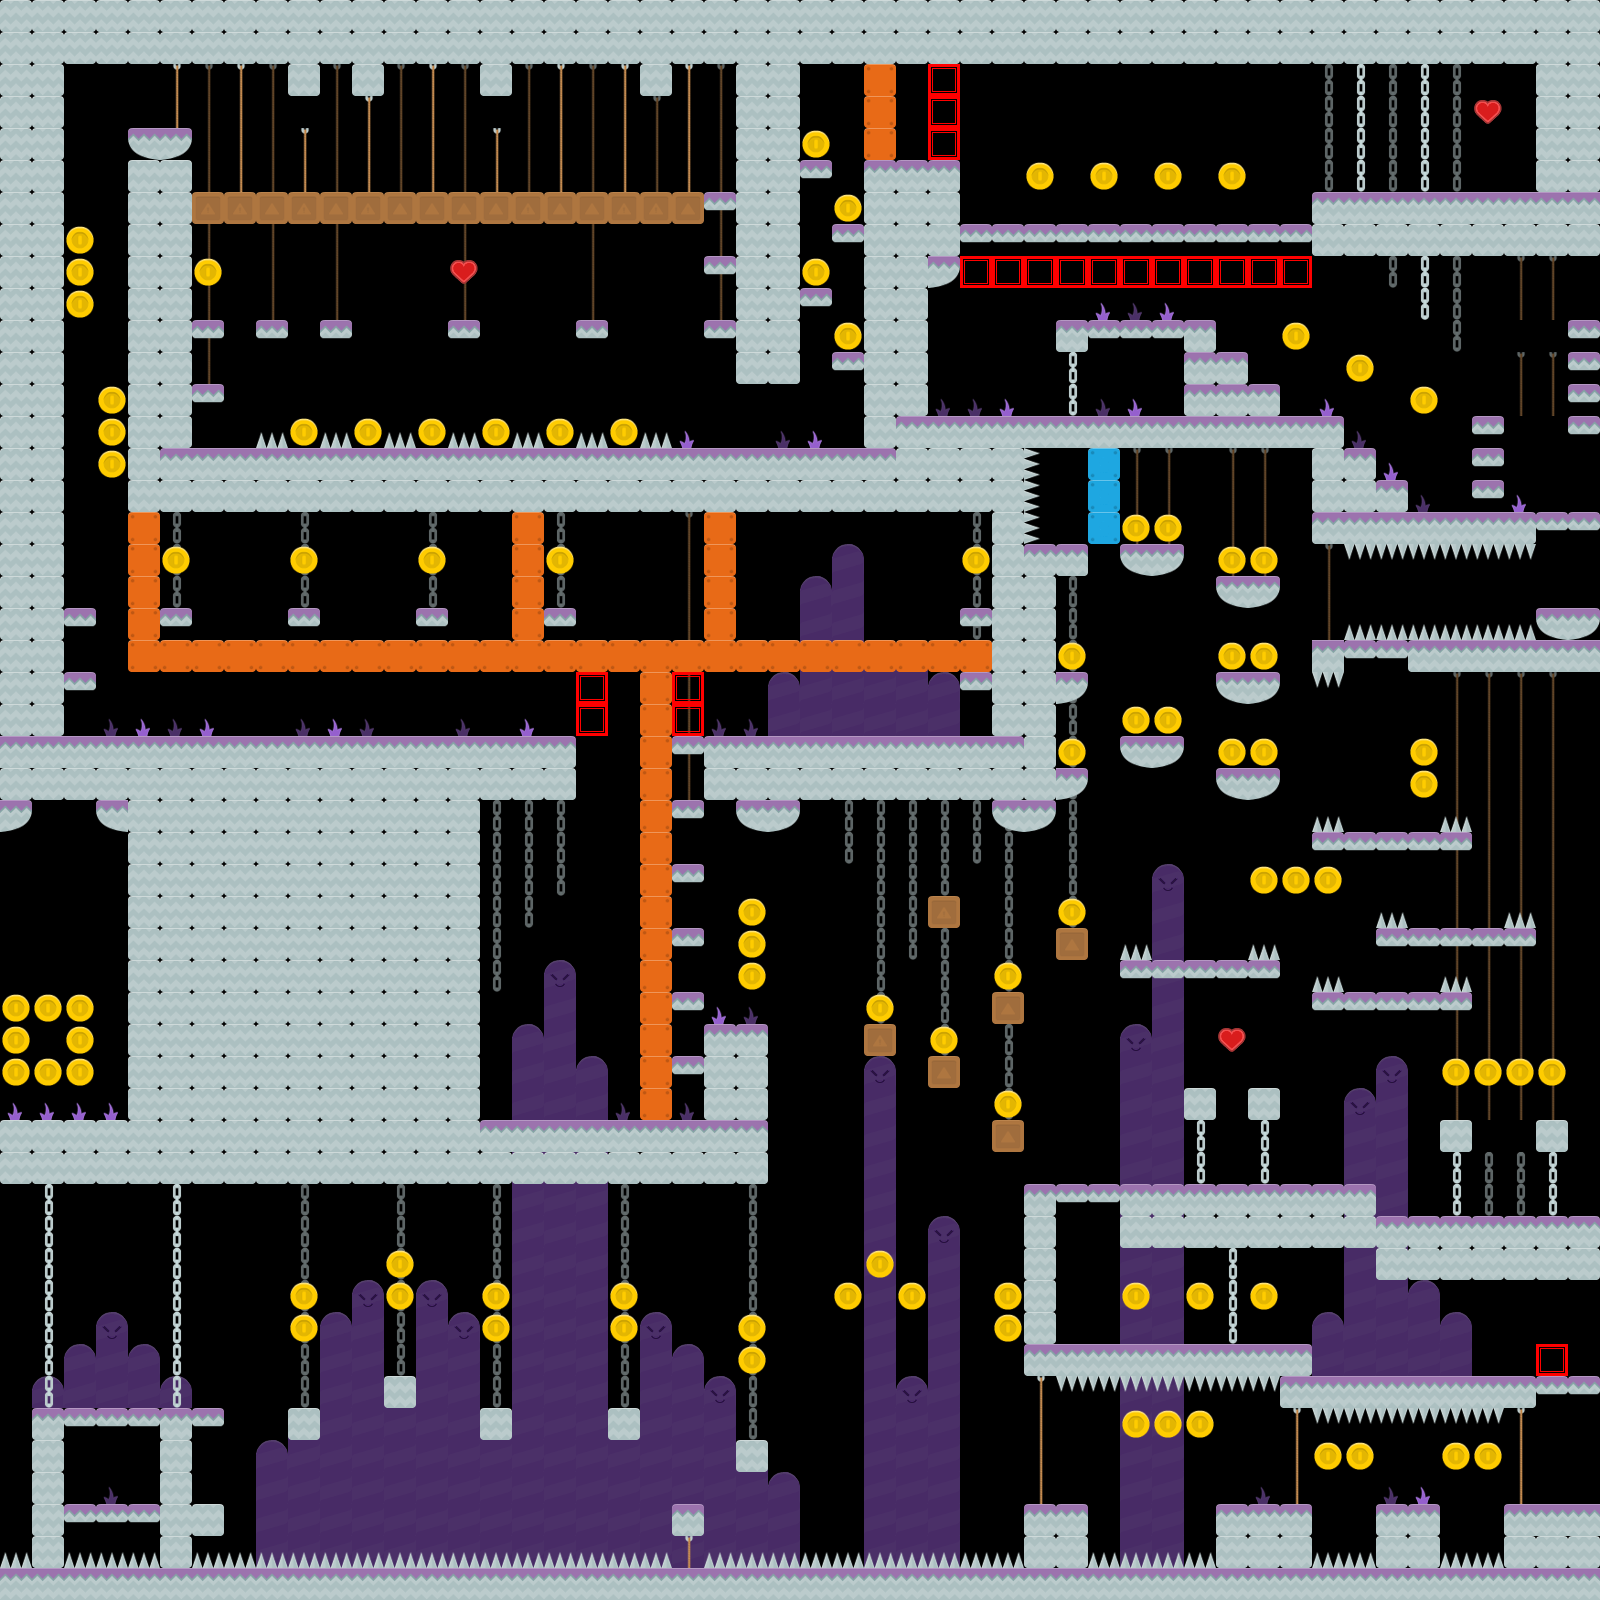

The image is a tile-based game level rendered from a .tmx file. Its description and source (layers, tilesets, objects; grid data summarised) follow:
An orthogonal 50x50 tile map with 32x32 px tiles, 2 tile layers (tile_bg3, tile_3), 4 hidden layers not drawn, 5 tilesets and 195 objects.

<map version="1.0" orientation="orthogonal" renderorder="right-down" width="50" height="50" tilewidth="32" tileheight="32" nextobjectid="232">
 <tileset firstgid="1" name="tiles-wood" tilewidth="32" tileheight="32" tilecount="40">
  <image source="../../tapes/damnlien/tiles-wood.png" width="320" height="128" />
  <tile id="0">
   <properties>
    <property name="#stencil" value="#" />
    <property name="type" value="[&quot;tile&quot;,&quot;wall&quot;,&quot;enemyWall&quot;,&quot;thing&quot;]" />
   </properties>
  </tile>
  <tile id="1">
   <properties>
    <property name="#like" value="#" />
    <property name="#stencil" value="O" />
   </properties>
  </tile>
  <tile id="2">
   <properties>
    <property name="#like" value="#" />
    <property name="#stencil" value="X" />
   </properties>
  </tile>
  <tile id="3">
   <properties>
    <property name="#like" value="#" />
    <property name="#stencil" value="(" />
   </properties>
  </tile>
  <tile id="4">
   <properties>
    <property name="#like" value="#" />
    <property name="#stencil" value=")" />
   </properties>
  </tile>
  <tile id="5">
   <properties>
    <property name="#like" value="#" />
    <property name="#stencil" value="[" />
   </properties>
  </tile>
  <tile id="6">
   <properties>
    <property name="#like" value="#" />
    <property name="#stencil" value="M" />
   </properties>
  </tile>
  <tile id="7">
   <properties>
    <property name="#like" value="#" />
    <property name="#stencil" value="]" />
   </properties>
  </tile>
  <tile id="10">
   <properties>
    <property name="#stencil" value="a" />
    <property name="type" value="&quot;tile&quot;" />
   </properties>
  </tile>
  <tile id="11">
   <properties>
    <property name="#like" value="a" />
    <property name="#stencil" value="b" />
   </properties>
  </tile>
  <tile id="12">
   <properties>
    <property name="#like" value="a" />
    <property name="#stencil" value="c" />
   </properties>
  </tile>
  <tile id="13">
   <properties>
    <property name="#like" value="a" />
    <property name="#stencil" value="d" />
   </properties>
  </tile>
  <tile id="14">
   <properties>
    <property name="#like" value="a" />
    <property name="#stencil" value="e" />
   </properties>
  </tile>
  <tile id="15">
   <properties>
    <property name="#like" value="a" />
    <property name="#stencil" value="f" />
   </properties>
  </tile>
  <tile id="16">
   <properties>
    <property name="#like" value="a" />
    <property name="#stencil" value="g" />
   </properties>
  </tile>
  <tile id="17">
   <properties>
    <property name="#like" value="a" />
    <property name="#stencil" value="h" />
   </properties>
  </tile>
  <tile id="18">
   <properties>
    <property name="#like" value="a" />
    <property name="#stencil" value="i" />
   </properties>
  </tile>
  <tile id="19">
   <properties>
    <property name="#like" value="a" />
    <property name="#stencil" value="j" />
   </properties>
  </tile>
  <tile id="20">
   <properties>
    <property name="#like" value="a" />
    <property name="#stencil" value="k" />
   </properties>
  </tile>
  <tile id="30">
   <properties>
    <property name="#stencil" value="-" />
    <property name="type" value="[&quot;wallUp&quot;,&quot;enemyWallUp&quot;,&quot;tile&quot;]" />
   </properties>
  </tile>
 </tileset>
 <tileset firstgid="41" name="sprites" tilewidth="32" tileheight="32" tilecount="60">
  <image source="../../tapes/damnlien/sprites.png" width="640" height="96" />
  <tile id="0">
   <properties>
    <property name="#stencil" value="player" />
   </properties>
  </tile>
  <tile id="40">
   <properties>
    <property name="#stencil" value="blob" />
   </properties>
  </tile>
  <tile id="42">
   <properties>
    <property name="#stencil" value="fly" />
   </properties>
  </tile>
 </tileset>
 <tileset firstgid="101" name="items" tilewidth="32" tileheight="32" tilecount="50">
  <image source="../../tapes/damnlien/items.png" width="320" height="160" />
  <tile id="0">
   <properties>
    <property name="#stencil" value="$" />
    <property name="floatForce" value="20" />
    <property name="set" value="[{&quot;_&quot;:[&quot;stencil&quot;,&quot;codeFloating&quot;]},{&quot;_&quot;:[&quot;stencil&quot;,&quot;modelFarDisable&quot;]}]" />
    <property name="type" value="[&quot;coin&quot;,&quot;thing&quot;]" />
   </properties>
  </tile>
  <tile id="1">
   <properties>
    <property name="#stencil" value="B" />
    <property name="removes" value="&quot;blueBlock&quot;" />
    <property name="set" value="{&quot;_&quot;:[&quot;stencil&quot;,&quot;modelChainRemovable&quot;]}" />
    <property name="type" value="[&quot;wall&quot;,&quot;blueBlock&quot;,&quot;thing&quot;,&quot;colorBlock&quot;,&quot;enemyWall&quot;]" />
   </properties>
  </tile>
  <tile id="2">
   <properties>
    <property name="#stencil" value="G" />
    <property name="removes" value="&quot;greenBlock&quot;" />
    <property name="set" value="{&quot;_&quot;:[&quot;stencil&quot;,&quot;modelChainRemovable&quot;]}" />
    <property name="type" value="[&quot;wall&quot;,&quot;greenBlock&quot;,&quot;thing&quot;,&quot;colorBlock&quot;,&quot;enemyWall&quot;]" />
   </properties>
  </tile>
  <tile id="3">
   <properties>
    <property name="#stencil" value="R" />
    <property name="removes" value="&quot;redBlock&quot;" />
    <property name="set" value="{&quot;_&quot;:[&quot;stencil&quot;,&quot;modelChainRemovable&quot;]}" />
    <property name="type" value="[&quot;wall&quot;,&quot;redBlock&quot;,&quot;thing&quot;,&quot;colorBlock&quot;,&quot;enemyWall&quot;]" />
   </properties>
  </tile>
  <tile id="4">
   <properties>
    <property name="#stencil" value="Y" />
    <property name="removes" value="&quot;yellowBlock&quot;" />
    <property name="set" value="{&quot;_&quot;:[&quot;stencil&quot;,&quot;modelChainRemovable&quot;]}" />
    <property name="type" value="[&quot;wall&quot;,&quot;yellowBlock&quot;,&quot;thing&quot;,&quot;colorBlock&quot;,&quot;enemyWall&quot;]" />
   </properties>
  </tile>
  <tile id="5">
   <properties>
    <property name="#stencil" value="A" />
    <property name="hitbox" value="{&quot;x&quot;:0,&quot;y&quot;:18,&quot;width&quot;:32,&quot;height&quot;:14}" />
    <property name="type" value="[&quot;hurt&quot;,&quot;thing&quot;]" />
   </properties>
  </tile>
  <tile id="6">
   <properties>
    <property name="#stencil" value="&gt;" />
    <property name="hitbox" value="{&quot;x&quot;:0,&quot;y&quot;:0,&quot;width&quot;:14,&quot;height&quot;:32}" />
    <property name="type" value="[&quot;hurt&quot;,&quot;thing&quot;]" />
   </properties>
  </tile>
  <tile id="7">
   <properties>
    <property name="#stencil" value="V" />
    <property name="hitbox" value="{&quot;x&quot;:0,&quot;y&quot;:0,&quot;width&quot;:32,&quot;height&quot;:14}" />
    <property name="type" value="[&quot;hurt&quot;,&quot;thing&quot;]" />
   </properties>
  </tile>
  <tile id="8">
   <properties>
    <property name="#stencil" value="%" />
    <property name="hitbox" value="{&quot;x&quot;:18,&quot;y&quot;:0,&quot;width&quot;:14,&quot;height&quot;:32}" />
    <property name="type" value="[&quot;hurt&quot;,&quot;thing&quot;]" />
   </properties>
  </tile>
  <tile id="9">
   <properties>
    <property name="#stencil" value="!" />
    <property name="floatForce" value="20" />
    <property name="set" value="[{&quot;_&quot;:[&quot;stencil&quot;,&quot;codeFloating&quot;]},{&quot;_&quot;:[&quot;stencil&quot;,&quot;modelFarDisable&quot;]}]" />
    <property name="type" value="[&quot;health&quot;,&quot;thing&quot;]" />
   </properties>
  </tile>
  <tile id="10">
   <properties>
    <property name="#stencil" value="blueKey" />
   </properties>
  </tile>
  <tile id="11">
   <properties>
    <property name="#stencil" value="yellowKey" />
   </properties>
  </tile>
  <tile id="12">
   <properties>
    <property name="#stencil" value="redKey" />
   </properties>
  </tile>
  <tile id="13">
   <properties>
    <property name="#stencil" value="greenKey" />
   </properties>
  </tile>
  <tile id="14">
   <properties>
    <property name="#stencil" value="yellowDiamond" />
   </properties>
  </tile>
  <tile id="15">
   <properties>
    <property name="#stencil" value="blueDiamond" />
   </properties>
  </tile>
  <tile id="16">
   <properties>
    <property name="#stencil" value="redDiamond" />
   </properties>
  </tile>
  <tile id="17">
   <properties>
    <property name="#stencil" value="greenDiamond" />
   </properties>
  </tile>
  <tile id="20">
   <properties>
    <property name="#stencil" value="blueLock" />
   </properties>
  </tile>
  <tile id="21">
   <properties>
    <property name="#stencil" value="greenLock" />
   </properties>
  </tile>
  <tile id="22">
   <properties>
    <property name="#stencil" value="redLock" />
   </properties>
  </tile>
  <tile id="23">
   <properties>
    <property name="#stencil" value="yellowLock" />
   </properties>
  </tile>
  <tile id="24">
   <properties>
    <property name="#stencil" value="grayBlock" />
   </properties>
  </tile>
  <tile id="25">
   <properties>
    <property name="#stencil" value="coinBlock" />
   </properties>
  </tile>
  <tile id="30">
   <properties>
    <property name="#stencil" value="spring" />
   </properties>
  </tile>
  <tile id="32">
   <properties>
    <property name="#stencil" value="checkpoint" />
   </properties>
  </tile>
  <tile id="35">
   <properties>
    <property name="#stencil" value="switch" />
   </properties>
  </tile>
  <tile id="38">
   <properties>
    <property name="#stencil" value="placeholder" />
   </properties>
  </tile>
  <tile id="40">
   <properties>
    <property name="#stencil" value="K" />
    <property name="type" value="&quot;enemyWall&quot;" />
    <property name="visible" value="0" />
   </properties>
  </tile>
 </tileset>
 <tileset firstgid="151" name="tiles-castle" tilewidth="32" tileheight="32" tilecount="40">
  <properties>
   <property name="#stencils" value="tiles-wood" />
  </properties>
  <image source="../../tapes/damnlien/tiles-castle.png" width="320" height="128" />
 </tileset>
 <tileset firstgid="191" name="tiles-dark" tilewidth="32" tileheight="32" tilecount="40">
  <properties>
   <property name="#stencils" value="tiles-wood" />
  </properties>
  <image source="../../tapes/damnlien/tiles-dark.png" width="320" height="128" />
 </tileset>
 <layer name="tile_bg1" width="50" height="50" visible="0" opacity="0.7">
  <properties>
   <property name="zIndex" value="1" />
  </properties>
  <data>[2500 cells, 288 non-empty, 10 distinct tile ids]</data>
 </layer>
 <layer name="tile_1" width="50" height="50" visible="0">
  <properties>
   <property name="zIndex" value="20" />
  </properties>
  <data>[2500 cells, 956 non-empty, 15 distinct tile ids]</data>
 </layer>
 <objectgroup name="stencil_1" visible="0">
  <object id="32" gid="133" x="32" y="800" width="32" height="32">
   <properties>
    <property name="type" value="&quot;entrance&quot;" />
   </properties>
  </object>
  <object id="33" gid="131" x="800" y="1408" width="32" height="32" />
  <object id="34" gid="131" x="704" y="1504" width="32" height="32" />
  <object id="35" gid="121" x="288" y="1344" width="32" height="32" />
  <object id="36" gid="116" x="288" y="1120" width="32" height="32" />
  <object id="37" gid="111" x="1280" y="480" width="32" height="32" />
  <object id="38" gid="122" x="1472" y="1344" width="32" height="32" />
  <object id="39" gid="116" x="256" y="1280" width="32" height="32" />
  <object id="40" gid="123" x="832" y="1504" width="32" height="32" />
  <object id="41" gid="113" x="1536" y="96" width="32" height="32" />
  <object id="42" gid="117" x="544" y="1536" width="32" height="32" />
  <object id="43" gid="115" x="288" y="96" width="32" height="32" />
  <object id="44" gid="115" x="544" y="96" width="32" height="32" />
  <object id="45" gid="118" x="864" y="1536" width="32" height="32" />
  <object id="46" gid="115" x="864" y="320" width="32" height="32" />
  <object id="47" gid="131" x="1504" y="800" width="32" height="32" />
  <object id="48" gid="131" x="192" y="1408" width="32" height="32" />
  <object id="49" gid="131" x="352" y="1408" width="32" height="32" />
  <object id="50" gid="114" x="704" y="1184" width="32" height="32" />
  <object id="51" gid="81" x="64" y="352" width="32" height="32" />
  <object id="52" gid="81" x="96" y="160" width="32" height="32" />
  <object id="53" gid="81" x="1440" y="128" width="32" height="32" />
  <object id="54" gid="81" x="960" y="704" width="32" height="32" />
  <object id="55" gid="81" x="1024" y="1568" width="32" height="32" />
  <object id="56" gid="81" x="192" y="1568" width="32" height="32" />
  <object id="57" gid="81" x="288" y="1312" width="32" height="32" />
  <object id="58" gid="116" x="864" y="1056" width="32" height="32" />
  <object id="59" gid="83" x="448" y="256" width="32" height="32" />
  <object id="60" gid="83" x="768" y="256" width="32" height="32" />
  <object id="61" gid="126" x="192" y="736" width="32" height="32" />
  <object id="62" gid="126" x="896" y="1344" width="32" height="32" />
  <object id="63" gid="126" x="928" y="1344" width="32" height="32" />
  <object id="64" gid="126" x="960" y="1344" width="32" height="32" />
  <object id="65" gid="126" x="128" y="1056" width="32" height="32" />
  <object id="66" gid="126" x="128" y="1152" width="32" height="32" />
  <object id="67" gid="126" x="128" y="1248" width="32" height="32" />
  <object id="68" gid="126" x="128" y="1344" width="32" height="32" />
  <object id="69" gid="126" x="416" y="1344" width="32" height="32" />
  <object id="70" gid="126" x="416" y="1248" width="32" height="32" />
  <object id="71" gid="126" x="416" y="1152" width="32" height="32" />
  <object id="72" gid="126" x="416" y="1056" width="32" height="32" />
  <object id="73" gid="133" x="1248" y="800" width="32" height="32" />
  <object id="74" gid="133" x="1024" y="416" width="32" height="32" />
  <object id="75" gid="133" x="96" y="288" width="32" height="32" />
  <object id="76" gid="133" x="1280" y="1312" width="32" height="32" />
  <object id="77" gid="133" x="416" y="1024" width="32" height="32" />
 </objectgroup>
 <objectgroup name="scene_1" visible="0">
  <properties>
   <property name="#stencil" value="stencil_1" />
   <property name="#tile" value="tile_bg1,tile_1" />
   <property name="bgcolor" value="&quot;#d0f4f7&quot;" />
   <property name="music" value="&quot;polka&quot;" />
   <property name="set" value="{&quot;_&quot;:[&quot;stencil&quot;,&quot;modelStage&quot;]}" />
   <property name="useTileset" value="&quot;tiles-wood&quot;" />
  </properties>
 </objectgroup>
 <layer name="tile_bg2" width="50" height="50" visible="0" opacity="0.5">
  <properties>
   <property name="zIndex" value="1" />
  </properties>
  <data>[2500 cells, 213 non-empty, 8 distinct tile ids]</data>
 </layer>
 <layer name="tile_2" width="50" height="50" visible="0">
  <properties>
   <property name="zIndex" value="20" />
  </properties>
  <data>[2500 cells, 1325 non-empty, 20 distinct tile ids]</data>
 </layer>
 <objectgroup name="stencil_2" visible="0">
  <object id="78" gid="133" x="320" y="1472" width="32" height="32">
   <properties>
    <property name="type" value="&quot;entrance&quot;" />
   </properties>
  </object>
  <object id="79" gid="125" x="608" y="1248" width="32" height="32">
   <properties>
    <property name="type" value="&quot;switch1&quot;" />
   </properties>
  </object>
  <object id="80" gid="136" x="704" y="1184" width="32" height="32">
   <properties>
    <property name="switchId" value="&quot;switch1&quot;" />
   </properties>
  </object>
  <object id="81" gid="123" x="1120" y="1120" width="32" height="32" />
  <object id="82" gid="113" x="96" y="160" width="32" height="32" />
  <object id="83" gid="136" x="1280" y="1472" width="32" height="32">
   <properties>
    <property name="switchId" value="&quot;switch2&quot;" />
   </properties>
  </object>
  <object id="84" gid="139" x="928" y="1440" width="32" height="32">
   <properties>
    <property name="content" value="&quot;$&quot;" />
    <property name="type" value="&quot;switch2&quot;" />
   </properties>
  </object>
  <object id="85" gid="139" x="1056" y="1440" width="32" height="32">
   <properties>
    <property name="content" value="&quot;#&quot;" />
    <property name="type" value="&quot;switch2&quot;" />
   </properties>
  </object>
  </objectgroup>
 <objectgroup name="scene_2" visible="0">
  <properties>
   <property name="#stencil" value="stencil_2" />
   <property name="#tile" value="tile_bg2,tile_2" />
   <property name="bgcolor" value="&quot;#7b8282&quot;" />
   <property name="music" value="&quot;mystic&quot;" />
   <property name="set" value="{&quot;_&quot;:[&quot;stencil&quot;,&quot;modelStage&quot;]}" />
   <property name="useTileset" value="&quot;tiles-castle&quot;" />
  </properties>
 </objectgroup>
 <layer name="tile_bg3" width="50" height="50" opacity="0.5">
  <properties>
   <property name="zIndex" value="1" />
  </properties>
  <data>[2500 cells, 568 non-empty, 7 distinct tile ids]</data>
 </layer>
 <layer name="tile_3" width="50" height="50">
  <properties>
   <property name="zIndex" value="20" />
  </properties>
  <data>[2500 cells, 1182 non-empty, 23 distinct tile ids]</data>
 </layer>
 <objectgroup name="stencil_3">
  <!-- 78 objects omitted --></objectgroup>
 <objectgroup name="scene_3">
  <properties>
   <property name="#stencil" value="stencil_3" />
   <property name="#tile" value="tile_bg3,tile_3" />
   <property name="bgcolor" value="&quot;#5c4f61&quot;" />
   <property name="music" value="&quot;comedy&quot;" />
   <property name="set" value="{&quot;_&quot;:[&quot;stencil&quot;,&quot;modelStage&quot;]}" />
   <property name="useTileset" value="&quot;tiles-dark&quot;" />
  </properties>
 </objectgroup>
</map>
<!-- 141 of 195 objects omitted -->
